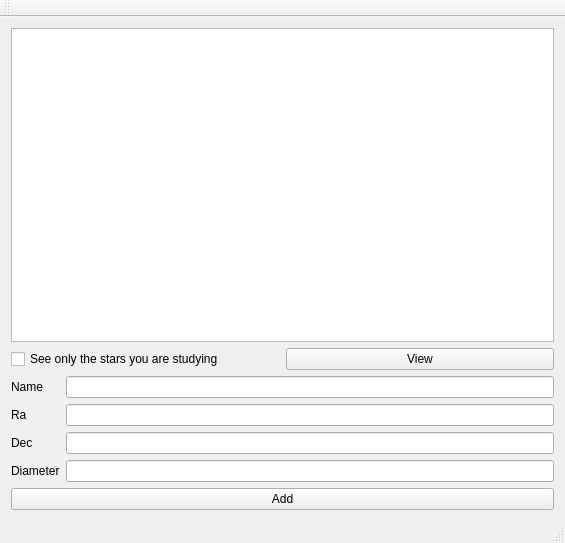
<?xml version="1.0" encoding="UTF-8"?>
<ui version="4.0">
 <class>UserViewClass</class>
 <widget class="QMainWindow" name="UserViewClass">
  <property name="geometry">
   <rect>
    <x>0</x>
    <y>0</y>
    <width>565</width>
    <height>543</height>
   </rect>
  </property>
  <property name="windowTitle">
   <string>UserView</string>
  </property>
  <widget class="QWidget" name="centralWidget">
   <layout class="QVBoxLayout" name="verticalLayout">
    <item>
     <widget class="QTableView" name="starsTableView"/>
    </item>
    <item>
     <layout class="QHBoxLayout" name="horizontalLayout">
      <item>
       <widget class="QCheckBox" name="checkBox">
        <property name="text">
         <string>See only the stars you are studying</string>
        </property>
       </widget>
      </item>
      <item>
       <widget class="QPushButton" name="viewButton">
        <property name="text">
         <string>View</string>
        </property>
       </widget>
      </item>
     </layout>
    </item>
    <item>
     <layout class="QFormLayout" name="formLayout">
      <item row="0" column="0">
       <widget class="QLabel" name="nameLabel">
        <property name="text">
         <string>Name</string>
        </property>
       </widget>
      </item>
      <item row="0" column="1">
       <widget class="QLineEdit" name="nameLineEdit"/>
      </item>
      <item row="1" column="0">
       <widget class="QLabel" name="raLabel">
        <property name="text">
         <string>Ra</string>
        </property>
       </widget>
      </item>
      <item row="1" column="1">
       <widget class="QLineEdit" name="raLineEdit"/>
      </item>
      <item row="2" column="0">
       <widget class="QLabel" name="decLabel">
        <property name="text">
         <string>Dec</string>
        </property>
       </widget>
      </item>
      <item row="2" column="1">
       <widget class="QLineEdit" name="decLineEdit"/>
      </item>
      <item row="3" column="0">
       <widget class="QLabel" name="diameterLabel">
        <property name="text">
         <string>Diameter</string>
        </property>
       </widget>
      </item>
      <item row="3" column="1">
       <widget class="QLineEdit" name="diameterLineEdit"/>
      </item>
     </layout>
    </item>
    <item>
     <widget class="QPushButton" name="addButton">
      <property name="text">
       <string>Add</string>
      </property>
     </widget>
    </item>
   </layout>
  </widget>
  <widget class="QMenuBar" name="menuBar">
   <property name="geometry">
    <rect>
     <x>0</x>
     <y>0</y>
     <width>565</width>
     <height>22</height>
    </rect>
   </property>
  </widget>
  <widget class="QToolBar" name="mainToolBar">
   <attribute name="toolBarArea">
    <enum>TopToolBarArea</enum>
   </attribute>
   <attribute name="toolBarBreak">
    <bool>false</bool>
   </attribute>
  </widget>
  <widget class="QStatusBar" name="statusBar"/>
 </widget>
 <layoutdefault spacing="6" margin="11"/>
 <resources/>
 <connections/>
</ui>
